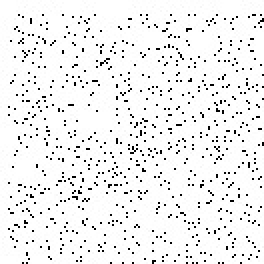
//> input picture Hafta-06/input/girdi_cember.png, 132 x 132 px (shown 2 times larger)
$ ./hafta6_gorev4   (built with g++ and OpenCV 4)
//> lines starting //> are read from the running program, lines starting //| are printed output that depends on the picture; after the words box and inside, x2 and y2 are one past the last pixel; in counts of white or black regions, pixels touching at a corner belong together

#include <opencv2/opencv.hpp>
#include <iostream>
#include <vector>
#include <cmath>
#include <fstream>

using namespace std;
using namespace cv;

int main()
{
    string giris =
        "/content/goruntu-isleme-dersi/Hafta-06/input/girdi_cember.png";

    string cikis =
        "/content/goruntu-isleme-dersi/Hafta-06/04-Hough-Circles-Manual/";

    Mat resim = imread(giris);
//> resim is the input picture: 132 rows x 132 cols, CV_8UC3; min 0, max 255, mean 240.4

    if (resim.empty())
    {
        cout << "Resim okunamadi!" << endl;
        return -1;
    }


    int genislik = resim.cols;
//> genislik = 132
    int yukseklik = resim.rows;
//> yukseklik = 132


    // Gri
    Mat gri;

    cvtColor(
        resim,
        gri,
        COLOR_BGR2GRAY
    );


    // Canny
    Mat canny;

    Canny(
        gri,
        canny,
        50,
        150
    );
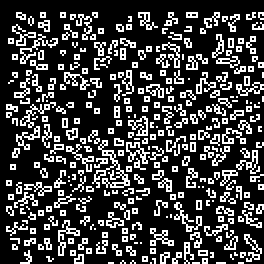
//> canny: 132 rows x 132 cols, CV_8UC1 (shown 2 times larger); 24.7% white in thin lines or dots


    // Median
    Mat medianSonuc;

    medianBlur(
        canny,
        medianSonuc,
        3
    );
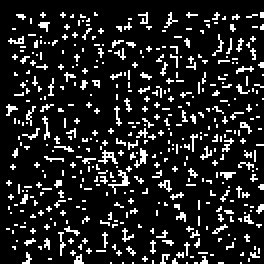
//> medianSonuc: 132 rows x 132 cols, CV_8UC1 (shown 2 times larger); 13.6% white in thin lines or dots


    imwrite(
        cikis + "01_canny.png",
        canny
    );

    imwrite(
        cikis + "02_median.png",
        medianSonuc
    );


    // -----------------------------
    // Sin ve cos tablosu
    // -----------------------------

    int aciAdimi = 2;

    int aciSayisi =
        360 / aciAdimi;


    vector<float> sinDegerleri(aciSayisi);
    vector<float> cosDegerleri(aciSayisi);


    for (int i = 0; i < aciSayisi; i++)
    {
        int derece =
            i * aciAdimi;

        float radyan =
            derece * CV_PI / 180.0f;


        sinDegerleri[i] =
            sin(radyan);

        cosDegerleri[i] =
            cos(radyan);
    }


    cout << "Sin ve cos tablolari hazir." << endl;


    // -----------------------------
    // Yarıçap değerleri
    // -----------------------------

    int minYaricap = 10;
    int maxYaricap = 100;
    int yaricapAdimi = 2;


    int yaricapSayisi =
        ((maxYaricap - minYaricap)
        / yaricapAdimi) + 1;


    cout << "Yaricap sayisi: "
         << yaricapSayisi
         << endl;


    // -----------------------------
    // 3 boyutlu oylama matrisi
    //
    // [yaricap][merkezY][merkezX]
    // -----------------------------

    size_t hucreSayisi =
        (size_t)yaricapSayisi *
        yukseklik *
        genislik;
//> hucreSayisi = 801504


    // unsigned short yeterli
    // çünkü bir hücrenin oy sayısı çok büyük değil
    vector<unsigned short> oylama(
        hucreSayisi,
        0
    );


    cout << "3 boyutlu oylama matrisi olusturuldu."
         << endl;


    // -----------------------------
    // HOUGH OYLAMA
    // -----------------------------

    for (int y = 0; y < yukseklik; y++)
    {
        for (int x = 0; x < genislik; x++)
        {
            // Sadece kenar pikseli
            if (medianSonuc.at<uchar>(y, x) == 0)
                continue;


            for (int rIndex = 0;
                 rIndex < yaricapSayisi;
                 rIndex++)
            {
                int yaricap =
                    minYaricap +
                    rIndex * yaricapAdimi;


                for (int aci = 0;
                     aci < aciSayisi;
                     aci++)
                {
                    int merkezX =
                        cvRound(
                            x -
                            yaricap *
                            cosDegerleri[aci]
                        );


                    int merkezY =
                        cvRound(
                            y -
                            yaricap *
                            sinDegerleri[aci]
                        );


                    if (merkezX >= 0 &&
                        merkezX < genislik &&
                        merkezY >= 0 &&
                        merkezY < yukseklik)
                    {
                        size_t index =
                            (
                                (size_t)rIndex *
                                yukseklik +
                                merkezY
                            )
                            * genislik +
                            merkezX;


                        oylama[index]++;
                    }
                }
            }
        }
    }
//> after the loop, oylama = 801504 items


    cout << "Oylama tamamlandi." << endl;


    // -----------------------------
    // En yüksek oyu bul
    // -----------------------------

    int enYuksekOy = 0;


    for (size_t i = 0;
         i < oylama.size();
         i++)
    {
        if (oylama[i] > enYuksekOy)
        {
            enYuksekOy =
                oylama[i];
        }
    }
//> this loop made 801504 passes
//> enYuksekOy on passes 2, 4, 5, 14, 16, 103, 955, 1087, 1088, 1639, 1730, 3057: 4, 8, 9, 11, 23, 30, 32, 34, 43, 49, 51, 53
//> after the loop, enYuksekOy = 82


    cout << "En yuksek oy: "
         << enYuksekOy
         << endl;
//| En yuksek oy: 82


    // -----------------------------
    // Oylama matrisini görüntüle
    //
    // 3D olduğu için her merkezde
    // yarıçaplar arasındaki en yüksek
    // oyu kullanıyoruz.
    // -----------------------------

    Mat oylamaResmi(
        yukseklik,
        genislik,
        CV_8UC1,
        Scalar(0)
    );


    for (int y = 0; y < yukseklik; y++)
    {
        for (int x = 0; x < genislik; x++)
        {
            int maxOy = 0;


            for (int rIndex = 0;
                 rIndex < yaricapSayisi;
                 rIndex++)
            {
                size_t index =
                    (
                        (size_t)rIndex *
                        yukseklik +
                        y
                    )
                    * genislik +
                    x;


                if (oylama[index] > maxOy)
                {
                    maxOy =
                        oylama[index];
                }
            }


            int deger = 0;


            if (enYuksekOy > 0)
            {
                deger =
                    maxOy *
                    255 /
                    enYuksekOy;
            }


            oylamaResmi.at<uchar>(y, x) =
                (uchar)deger;
        }
    }
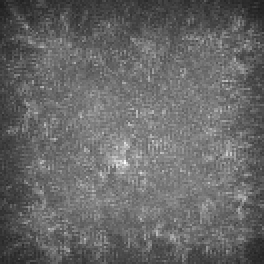
//> oylamaResmi: 132 rows x 132 cols, CV_8UC1 (shown 2 times larger); min 31, max 255, mean 103.4


    imwrite(
        cikis + "03_oylama_matrisi.png",
        oylamaResmi
    );


    // -----------------------------
    // Bir yarıçap dilimini de kaydet
    // -----------------------------

    int ornekRIndex =
        yaricapSayisi / 2;


    int ornekYaricap =
        minYaricap +
        ornekRIndex *
        yaricapAdimi;


    Mat yaricapDilim(
        yukseklik,
        genislik,
        CV_8UC1,
        Scalar(0)
    );


    for (int y = 0; y < yukseklik; y++)
    {
        for (int x = 0; x < genislik; x++)
        {
            size_t index =
                (
                    (size_t)ornekRIndex *
                    yukseklik +
                    y
                )
                * genislik +
                x;


            int deger = 0;


            if (enYuksekOy > 0)
            {
                deger =
                    oylama[index] *
                    255 /
                    enYuksekOy;
            }


            yaricapDilim.at<uchar>(y, x) =
                (uchar)deger;
        }
    }
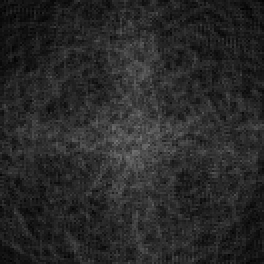
//> yaricapDilim: 132 rows x 132 cols, CV_8UC1 (shown 2 times larger); min 0, max 118, mean 40.3


    imwrite(
        cikis + "04_oylama_yaricap_dilimi.png",
        yaricapDilim
    );


    // -----------------------------
    // Eşik
    // -----------------------------

    int esik =
        (int)(enYuksekOy * 0.75);
//> esik = 61


    if (esik < 10)
        esik = 10;


    cout << "Esik degeri: "
         << esik
         << endl;
//| Esik degeri: 61


    // -----------------------------
    // Çemberleri bul
    // -----------------------------

    Mat sonuc =
        resim.clone();


    int bulunanCember = 0;


    for (int rIndex = 1;
         rIndex < yaricapSayisi - 1;
         rIndex++)
    {
        for (int y = 1;
             y < yukseklik - 1;
             y++)
        {
            for (int x = 1;
                 x < genislik - 1;
                 x++)
            {
                size_t index =
                    (
                        (size_t)rIndex *
                        yukseklik +
                        y
                    )
                    * genislik +
                    x;


                int oy =
                    oylama[index];


                if (oy < esik)
                    continue;


                // Yakın hücreler içinde maksimum mu?
                bool maksimum = true;


                for (int dr = -1; dr <= 1; dr++)
                {
                    for (int dy = -1; dy <= 1; dy++)
                    {
                        for (int dx = -1; dx <= 1; dx++)
                        {
                            if (dr == 0 &&
                                dy == 0 &&
                                dx == 0)
                                continue;


                            size_t komsuIndex =
                                (
                                    (size_t)(rIndex + dr) *
                                    yukseklik +
                                    (y + dy)
                                )
                                * genislik +
                                (x + dx);


                            if (oylama[komsuIndex] > oy)
                            {
                                maksimum = false;
                            }
                        }
                    }
                }


                if (!maksimum)
                    continue;


                int yaricap =
                    minYaricap +
                    rIndex *
                    yaricapAdimi;


                Point merkez(
                    x,
                    y
                );


                // Çember yeşil
                circle(
                    sonuc,
                    merkez,
                    yaricap,
                    Scalar(0, 255, 0),
                    2
                );


                // Merkez kırmızı
                circle(
                    sonuc,
                    merkez,
                    3,
                    Scalar(0, 0, 255),
                    -1
                );


                bulunanCember++;
            }
        }
    }
//> this loop made 44 passes
//> bulunanCember on passes 1 to 12: 4, 8, 9, 10, 10, 10, 10, 10, 10, 10, 10, 10
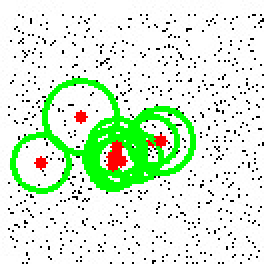
//> sonuc: 132 rows x 132 cols, CV_8UC3 (shown 2 times larger); 10.77% of pixels changed, all inside (x1, y1, x2, y2) = (5, 39, 98, 97)
//> after the loop, bulunanCember = 10


    imwrite(
        cikis + "05_hough_manual_sonuc.png",
        sonuc
    );


    cout << "Bulunan cember sayisi: "
         << bulunanCember
         << endl;
//| Bulunan cember sayisi: 10


    // Sonuç dosyası
    ofstream dosya(
        cikis + "sonuclar.txt"
    );


    dosya
        << "Min yaricap: "
        << minYaricap
        << endl;

    dosya
        << "Max yaricap: "
        << maxYaricap
        << endl;

    dosya
        << "Aci adimi: "
        << aciAdimi
        << endl;

    dosya
        << "En yuksek oy: "
        << enYuksekOy
        << endl;

    dosya
        << "Esik: "
        << esik
        << endl;

    dosya
        << "Bulunan cember sayisi: "
        << bulunanCember
        << endl;

    dosya
        << "Ornek oylama yaricapi: "
        << ornekYaricap
        << endl;


    dosya.close();


    cout << "Sonuclar kaydedildi." << endl;

    return 0;
}
